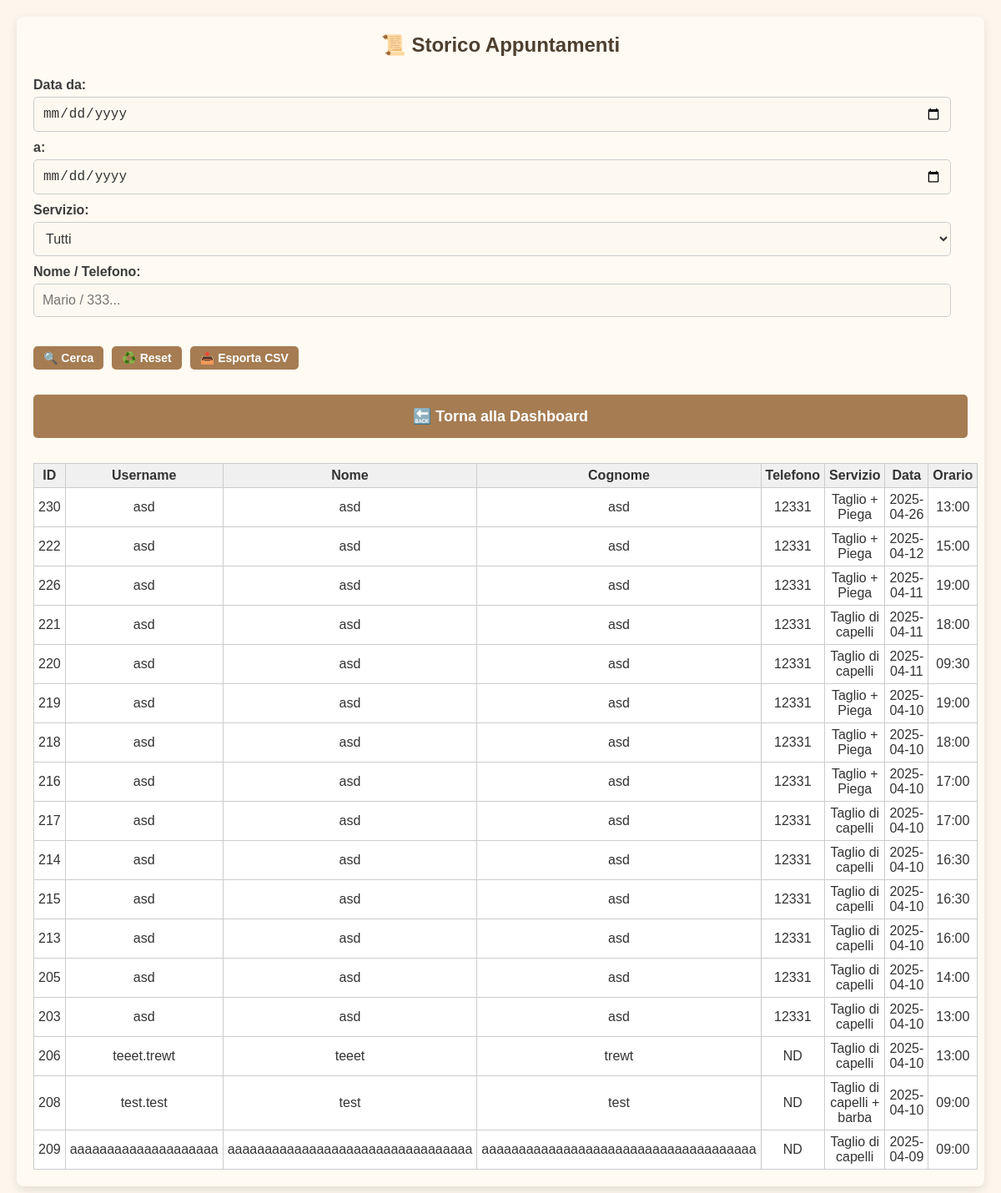
/admin_history (signed in), run on an earlier commit of the app's database.
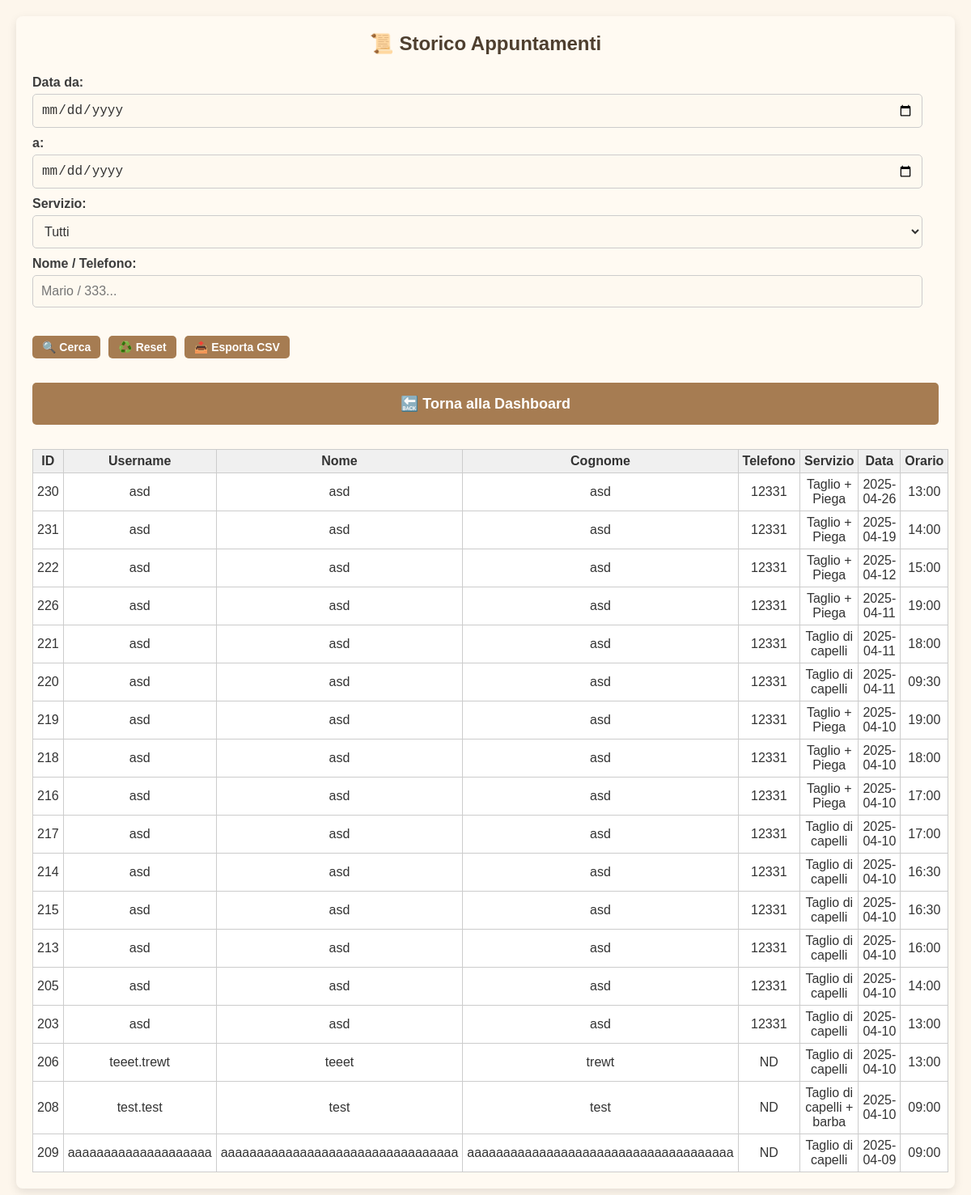
And on a later commit of the database.
### tables this page shows
CREATE TABLE appointments (
            id INTEGER PRIMARY KEY AUTOINCREMENT,
            user_id INTEGER NOT NULL,
            service TEXT NOT NULL,
            date TEXT NOT NULL,
            time TEXT NOT NULL, barber TEXT NOT NULL DEFAULT 'Mattia', tipo TEXT DEFAULT 'barbiere',
            FOREIGN KEY (user_id) REFERENCES users(id)
        );

CREATE TABLE users (
            id INTEGER PRIMARY KEY AUTOINCREMENT,
            username TEXT NOT NULL UNIQUE,
            password TEXT NOT NULL
        , name TEXT NOT NULL DEFAULT 'NOME', surname TEXT NOT NULL DEFAULT 'COGNOME', phone TEXT NOT NULL DEFAULT '0000000000', email TEXT);

### app.py (the view, shortened to what this page needs)
@app.route('/admin_history', methods=['GET', 'POST'])
def admin_history():
    if 'admin' not in session:
        return redirect(url_for('login_admin'))
    filters = {
        'start_date': '',
        'end_date': '',
        'service': '',
        'search': ''
    }
    query = """
        SELECT appointments.id, users.username, users.name, users.surname, users.phone,
               appointments.service, appointments.date, appointments.time
        FROM appointments
        JOIN users ON appointments.user_id = users.id
        WHERE appointments.date < date('now')
    """
    params = []
    query += " ORDER BY DATE(appointments.date) DESC, TIME(appointments.time) DESC"
    conn = sqlite3.connect('bookings.db')
    cursor = conn.cursor()
    cursor.execute(query, params)
    appointments = cursor.fetchall()
    conn.close()
    return render_template('admin_history.html', appointments=appointments, filters=filters)

### templates/admin_history.html (shortened to what this page needs)
<!DOCTYPE html>
<html lang="it">
<head>
  <link rel="stylesheet" href="{{ url_for('static', filename='style.css') }}">
</head>
<body>
  <div class="container">
    <h2>📜 Storico Appuntamenti</h2>
    <form method="POST" class="filter-form">
      <label>Data da:</label>
      <input type="date" name="start_date" value="{{ filters.start_date }}">
      <label>a:</label>
      <input type="date" name="end_date" value="{{ filters.end_date }}">
      <label>Servizio:</label>
      <select name="service">
        <option value="">Tutti</option>
      </select>
      <label>Nome / Telefono:</label>
      <input type="text" name="search" placeholder="Mario / 333..." value="{{ filters.search }}">
      <div class="button-row">
        <a href="#" onclick="this.closest('form').submit(); return false;">
          <button type="button">🔍 Cerca</button>
        </a>
        <a href="{{ url_for('admin_history') }}">
          <button type="button">♻️ Reset</button>
        </a>
        <a href="#" onclick="this.closest('form').setAttribute('action', '{{ url_for('export_history_csv') }}'); this.closest('form').submit(); return false;">
          <button type="button">📤 Esporta CSV</button>
        </a>
      </div>
    </form>
    <a href="{{ url_for('admin_dashboard') }}"><button class="big-btn">🔙 Torna alla Dashboard</button></a>
    {% if appointments %}
      <table>
        <thead>
          <tr>
            <th>ID</th>
            <th>Username</th>
            <th>Nome</th>
            <th>Cognome</th>
            <th>Telefono</th>
            <th>Servizio</th>
            <th>Data</th>
            <th>Orario</th>
          </tr>
        </thead>
        <tbody>
          {% for appointment in appointments %}
            <tr>
              <td>{{ appointment[0] }}</td>
              <td>{{ appointment[1] }}</td>
              <td>{{ appointment[2] }}</td>
              <td>{{ appointment[3] }}</td>
              <td>{{ appointment[4] }}</td>
              <td>{{ appointment[5] }}</td>
              <td>{{ appointment[6] }}</td>
              <td>{{ appointment[7] }}</td>
            </tr>
          {% endfor %}
        </tbody>
      </table>
    {% else %}
      <p>Nessun appuntamento trovato per i criteri selezionati.</p>
    {% endif %}
  </div>
</body>
</html>

### static/style.css (style rules this page uses)
* { box-sizing: border-box; margin: 0; padding: 0; }
body { font-family: 'Arial', sans-serif; background-color: #fdf6ec; color: #333; display: flex; flex-direction: column; align-items: center; padding: 20px; }
.container { width: 100%; max-width: 600px; background: #fffaf2; padding: 20px; border-radius: 8px; box-shadow: 0 4px 12px rgba(0, 0, 0, 0.1); margin: 20px 0; }
h1, h2, h3 { text-align: center; color: #4e3f2f; margin-bottom: 15px; }
.filter-form .button-row { display: flex; gap: 10px; flex-wrap: wrap; margin-top: 15px; }
.filter-form .button-row button, .filter-form .button-row a button { padding: 6px 12px; font-size: 14px; cursor: pointer; width: auto; }
form { display: flex; flex-direction: column; }
label { font-weight: bold; margin-top: 10px; color: #3c3c3c; }
input, select, button { padding: 10px; margin-top: 5px; background-color: #fef9f0; color: #333; border: 1px solid #ccc; border-radius: 5px; font-size: 16px; }
button { background-color: #a67c52; color: #fff; cursor: pointer; font-weight: bold; transition: background-color 0.3s; border: none; }
.big-btn { width: 100%; padding: 15px; font-size: 18px; margin: 10px 0; }
a { display: block; text-align: center; margin-top: 15px; text-decoration: none; color: #a67c52; font-weight: bold; }
table { width: 100%; border-collapse: collapse; margin-top: 20px; background-color: #fff; color: #333; }
table, th, td { border: 1px solid #ddd; }
th, td { padding: 10px; text-align: center; }
th { background-color: #f0e6d6; color: #333; }

### templates/admin_history.html (style rules this page uses)
.container { max-width: 1400px; margin: auto; padding: 20px; }
form.filter-form { margin-bottom: 20px; }
form.filter-form label { margin-right: 10px; }
form.filter-form input, form.filter-form select { margin-right: 20px; }
.button-row { display: flex; gap: 10px; margin-top: 15px; flex-wrap: wrap; }
.button-row a button { font-size: 14px; padding: 6px 12px; cursor: pointer; }
table { width: 100%; border-collapse: collapse; }
th, td { border: 1px solid #ccc; padding: 5px; text-align: center; }
th { background-color: #f0f0f0; }

What changed in the data, as far as the page shows it:
added appointments: id "231", username "asd", name "asd", surname "asd", phone "12331", service "Taglio + Piega", date "2025-04-19", time "14:00"
